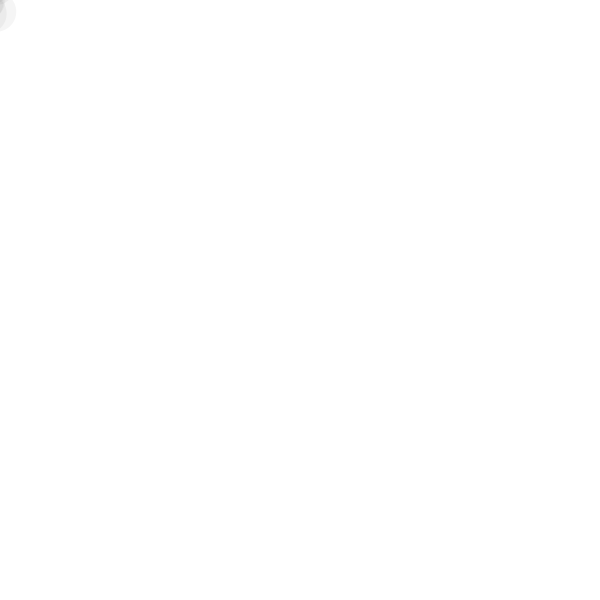
Frame 1 (no input)
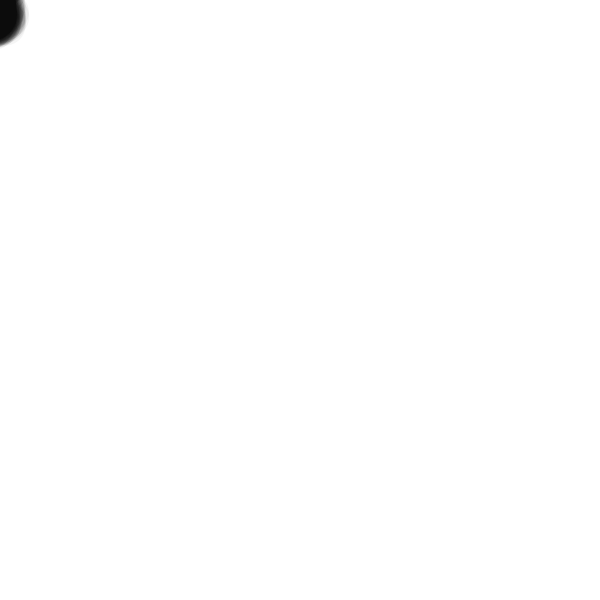
Frame 60 (the mouse pressed at the canvas centre just before this capture)
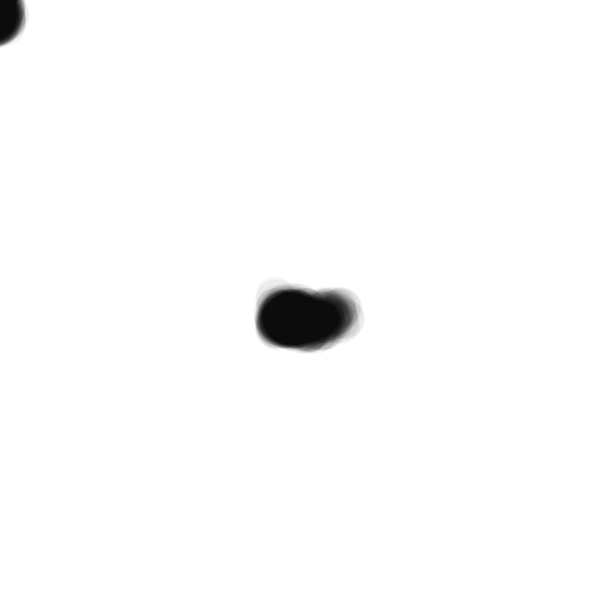
Frame 120 (the mouse held since frame 60 and released just before this capture)

The Processing sketch that drew these frames (run headless with seeded random() and noise(); from frame 60 on, the mouse is pressed at the canvas centre):

// Processing sketch: trace_experiment01_a3
// ── trace_experiment01_a3.pde
float t = 0;

int traceDensity = 10;
float distortion = 60;
float traceSize = 40;
float traceAlpha = 10;

void setup() {
  size(600, 600);
  background(255);
}

void draw() {
  noStroke();
  fill(0, traceAlpha);

  for (int i = 0; i < traceDensity; i++) {

    float noiseX = map(
      noise(t + i * 0.1),
      0, 1,
      -distortion, distortion
    );

    float noiseY = map(
      noise(t + 1000 + i * 0.1),
      0, 1,
      -distortion, distortion
    );

    float randomX = random(-10, 10);
    float randomY = random(-10, 10);

    circle(
      mouseX + noiseX + randomX,
      mouseY + noiseY + randomY,
      traceSize
    );
  }

  t = t + 0.01;
}
